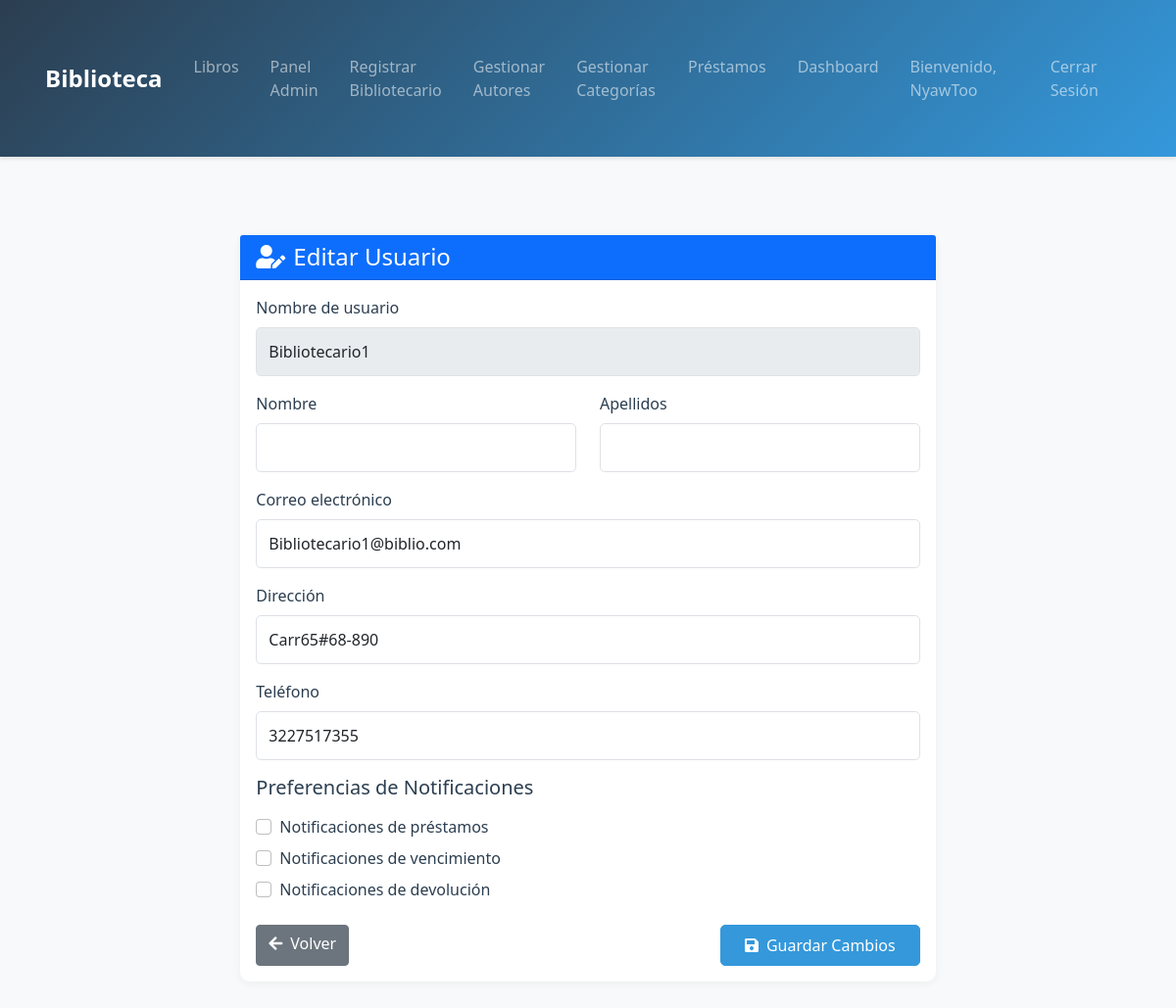
The app's page /usuarios/editar/2/ (signed in) with its own data.
### Usuarios/models.py (models this page shows, shortened)
class Usuario(AbstractUser):
    ROLE_CHOICES = [
        ('ADMIN', 'Administrador'),
        ('BIBLIOTECARIO', 'Bibliotecario'),
        ('USUARIO', 'Usuario Regular')
    ]
    role = models.CharField(
        max_length=20,
        choices=ROLE_CHOICES,
        default='USUARIO',
        verbose_name='Rol'
    )
    direccion = models.CharField(max_length=200)
    telefono = models.CharField(max_length=20)
    notificacion_prestamo = models.BooleanField(default=True, help_text='Recibir notificaciones cuando tomes prestado un libro')
    notificacion_vencimiento = models.BooleanField(default=True, help_text='Recibir notificaciones próximos a vencer')
    notificacion_devolucion = models.BooleanField(default=True, help_text='Recibir notificaciones cuando devuelvas un libro')
    fecha_registro = models.DateTimeField(default=timezone.now)
    class Meta:
        verbose_name = 'Usuario'
        verbose_name_plural = 'Usuarios'
        permissions = [
            ('can_manage_books', 'Puede gestionar libros'),
            ('can_manage_users', 'Puede gestionar usuarios'),
            ('can_view_statistics', 'Puede ver estadísticas')
        ]

### Usuarios/views.py (the view)
# urls.py: path('usuarios/editar/<int:user_id>/', views.editar_usuario, name='editar_usuario'),
@login_required
@user_passes_test(is_admin)
def editar_usuario(request, user_id):
    usuario = get_object_or_404(Usuario, id=user_id)
    if usuario.is_superuser:
        messages.error(request, 'No se puede editar un usuario administrador.')
        return redirect('gestionar_usuarios')
    if request.method == 'POST':
        form = EditarUsuarioForm(request.POST, instance=usuario)
        if form.is_valid():
            form.save()
            messages.success(request, 'Usuario actualizado correctamente.')
            return redirect('gestionar_usuarios')
    else:
        form = EditarUsuarioForm(instance=usuario)
    return render(request, 'usuarios/editar_usuario.html', {'form': form, 'usuario': usuario})

### Usuarios/forms.py (shortened to what this page needs)
class EditarUsuarioForm(forms.ModelForm):
    class Meta:
        model = Usuario
        fields = [
            'username', 'first_name', 'last_name', 'email',
            'direccion', 'telefono',
            'notificacion_prestamo', 'notificacion_vencimiento', 'notificacion_devolucion'
        ]
        widgets = {
            'username': forms.TextInput(attrs={'readonly': True})
        }
    def __init__(self, *args, **kwargs):
        super().__init__(*args, **kwargs)
        self.fields['username'].disabled = True

### Usuarios/views.py (called while the page is built)
def is_admin(user):
    return user.is_superuser

### Usuarios/templates/usuarios/editar_usuario.html (shortened to what this page needs)
{% extends 'base.html' %}
{% block content %}
<div class="container py-4">
    <div class="row justify-content-center">
        <div class="col-md-8">
            <div class="card">
                <div class="card-header bg-primary text-white">
                    <h1 class="h4 mb-0"><i class="fas fa-user-edit me-2"></i>Editar Usuario</h1>
                </div>
                <div class="card-body">
                    <form method="post">
                        <div class="mb-3">
                            <label for="username" class="form-label">Nombre de usuario</label>
                            <input type="text" class="form-control" id="username" name="username" value="{{ form.username.value }}" {% if form.username.field.disabled %}disabled{% endif %}>
                        </div>
                        <div class="row mb-3">
                            <div class="col-md-6">
                                <label for="first_name" class="form-label">Nombre</label>
                                <input type="text" class="form-control" id="first_name" name="first_name" value="{{ form.first_name.value|default:'' }}">
                            </div>
                            <div class="col-md-6">
                                <label for="last_name" class="form-label">Apellidos</label>
                                <input type="text" class="form-control" id="last_name" name="last_name" value="{{ form.last_name.value|default:'' }}">
                            </div>
                        </div>
                        <div class="mb-3">
                            <label for="email" class="form-label">Correo electrónico</label>
                            <input type="email" class="form-control" id="email" name="email" value="{{ form.email.value|default:'' }}">
                        </div>
                        <div class="mb-3">
                            <label for="direccion" class="form-label">Dirección</label>
                            <input type="text" class="form-control" id="direccion" name="direccion" value="{{ form.direccion.value|default:'' }}">
                        </div>
                        <div class="mb-3">
                            <label for="telefono" class="form-label">Teléfono</label>
                            <input type="text" class="form-control" id="telefono" name="telefono" value="{{ form.telefono.value|default:'' }}">
                        </div>
                        <div class="mb-4">
                            <h5 class="mb-3">Preferencias de Notificaciones</h5>
                            <div class="form-check mb-2">
                                <input type="checkbox" class="form-check-input" id="notificacion_prestamo" name="notificacion_prestamo" {% if form.notificacion_prestamo.value %}checked{% endif %}>
                                <label class="form-check-label" for="notificacion_prestamo">Notificaciones de préstamos</label>
                            </div>
                            <div class="form-check mb-2">
                                <input type="checkbox" class="form-check-input" id="notificacion_vencimiento" name="notificacion_vencimiento" {% if form.notificacion_vencimiento.value %}checked{% endif %}>
                                <label class="form-check-label" for="notificacion_vencimiento">Notificaciones de vencimiento</label>
                            </div>
                            <div class="form-check">
                                <input type="checkbox" class="form-check-input" id="notificacion_devolucion" name="notificacion_devolucion" {% if form.notificacion_devolucion.value %}checked{% endif %}>
                                <label class="form-check-label" for="notificacion_devolucion">Notificaciones de devolución</label>
                            </div>
                        </div>
                        <div class="d-flex justify-content-between">
                            <a href="{% url 'gestionar_usuarios' %}" class="btn btn-secondary">
                                <i class="fas fa-arrow-left me-2"></i>Volver
                            </a>
                            <button type="submit" class="btn btn-primary">
                                <i class="fas fa-save me-2"></i>Guardar Cambios
                            </button>
                        </div>
                    </form>
                </div>
            </div>
        </div>
    </div>
</div>
{% endblock %}

### templates/base.html (shortened to what this page needs)
<!DOCTYPE html>
<html lang="es">
<head>
    <link href="https://cdn.jsdelivr.net/npm/bootstrap@5.1.3/dist/css/bootstrap.min.css" rel="stylesheet">
    <link href="https://cdnjs.cloudflare.com/ajax/libs/font-awesome/5.15.4/css/all.min.css" rel="stylesheet">
    {% load static %}
    <link href="{% static 'css/styles.css' %}" rel="stylesheet">
</head>
<body>
    <nav class="navbar navbar-expand-lg navbar-dark bg-dark">
        <div class="container">
            <a class="navbar-brand" href="{% url 'lista_libros' %}">Biblioteca</a>
            <div class="collapse navbar-collapse" id="navbarNav">
                <ul class="navbar-nav">
                    <li class="nav-item">
                        <a class="nav-link" href="{% url 'lista_libros' %}">Libros</a>
                    </li>
                    {% if user.is_authenticated %}
                        {% if user.is_superuser %}
                            <li class="nav-item">
                                <a class="nav-link" href="{% url 'panel_admin' %}">Panel Admin</a>
                            </li>
                            <li class="nav-item">
                                <a class="nav-link" href="{% url 'registrar_bibliotecario' %}">Registrar Bibliotecario</a>
                            </li>
                        {% endif %}
                        {% if user.is_staff %}
                            <li class="nav-item">
                                <a class="nav-link" href="{% url 'gestionar_autores' %}">Gestionar Autores</a>
                            </li>
                            <li class="nav-item">
                                <a class="nav-link" href="{% url 'gestionar_categorias' %}">Gestionar Categorías</a>
                            </li>
                            <li class="nav-item">
                                <a class="nav-link" href="{% url 'lista_prestamos' %}">Préstamos</a>
                            </li>
                            <li class="nav-item">
                                <a class="nav-link" href="{% url 'dashboard' %}">Dashboard</a>
                            </li>
                        {% endif %}
                    {% endif %}
                </ul>
                <ul class="navbar-nav ms-auto">
                    {% if user.is_authenticated %}
                        <li class="nav-item">
                            <span class="nav-link">Bienvenido, {{ user.username }}</span>
                        </li>
                        <li class="nav-item">
                            <a class="nav-link" href="{% url 'logout' %}">Cerrar Sesión</a>
                        </li>
                    {% endif %}
                </ul>
            </div>
        </div>
    </nav>
    <div class="container mt-4">
        {% block content %}
        {% endblock %}
    </div>
    {% load static %}
</body>
</html>

### static/css/styles.css (style rules this page uses)
:root { --primary-color: #2c3e50; --secondary-color: #3498db; --accent-color: #e74c3c; --background-color: #f8f9fa; --text-color: #2c3e50; }
body { background-color: var(--background-color); color: var(--text-color); font-family: 'Segoe UI', system-ui, -apple-system, sans-serif; }
.navbar { background: linear-gradient(135deg, var(--primary-color), var(--secondary-color)) !important; box-shadow: 0 2px 4px rgba(0,0,0,0.1); padding: 1rem 0; }
.navbar-brand { font-weight: 600; font-size: 1.5rem; }
.nav-link { font-weight: 500; padding: 0.5rem 1rem !important; transition: color 0.3s ease; }
.card { border: none; border-radius: 10px; background: white; box-shadow: 0 2px 10px rgba(0,0,0,0.05); }
.btn-primary { background-color: var(--secondary-color); border-color: var(--secondary-color); padding: 0.5rem 1.5rem; border-radius: 5px; font-weight: 500; }
.form-control { border-radius: 5px; border: 1px solid #dee2e6; padding: 0.75rem; transition: all 0.3s ease; }
.container { padding: 2rem 1rem; }

### records on screen
Usuario: username "NyawToo"
Usuario: username "Bibliotecario1", email "Bibliotecario1@biblio.com", direccion "Carr65#68-890", telefono "3227517355"
